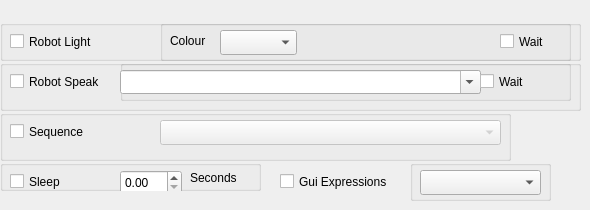
     <widget class="QWidget" name="tab_7">
      <attribute name="title">
       <string>SIgnals and Speech</string>
      </attribute>
      <widget class="QGroupBox" name="UserLocGroupBox_10">
       <property name="geometry">
        <rect>
         <x>0</x>
         <y>20</y>
         <width>581</width>
         <height>41</height>
        </rect>
       </property>
       <property name="font">
        <font>
         <weight>50</weight>
         <bold>false</bold>
        </font>
       </property>
       <property name="alignment">
        <set>Qt::AlignLeading|Qt::AlignLeft|Qt::AlignVCenter</set>
       </property>
       <widget class="QCheckBox" name="robotLightCheckBox">
        <property name="geometry">
         <rect>
          <x>10</x>
          <y>10</y>
          <width>131</width>
          <height>23</height>
         </rect>
        </property>
        <property name="text">
         <string>Robot Light</string>
        </property>
       </widget>
       <widget class="QGroupBox" name="colourGroupBox">
        <property name="geometry">
         <rect>
          <x>160</x>
          <y>0</y>
          <width>411</width>
          <height>41</height>
         </rect>
        </property>
        <property name="title">
         <string/>
        </property>
        <widget class="QComboBox" name="colourComboBox">
         <property name="geometry">
          <rect>
           <x>60</x>
           <y>10</y>
           <width>77</width>
           <height>25</height>
          </rect>
         </property>
        </widget>
        <widget class="QLabel" name="label_14">
         <property name="geometry">
          <rect>
           <x>10</x>
           <y>10</y>
           <width>41</width>
           <height>21</height>
          </rect>
         </property>
         <property name="text">
          <string>Colour</string>
         </property>
        </widget>
        <widget class="QCheckBox" name="colourWaitCheckBox">
         <property name="geometry">
          <rect>
           <x>340</x>
           <y>10</y>
           <width>61</width>
           <height>23</height>
          </rect>
         </property>
         <property name="text">
          <string>Wait  </string>
         </property>
        </widget>
       </widget>
      </widget>
      <widget class="QGroupBox" name="UserLocGroupBox_11">
       <property name="geometry">
        <rect>
         <x>0</x>
         <y>60</y>
         <width>581</width>
         <height>51</height>
        </rect>
       </property>
       <property name="font">
        <font>
         <weight>50</weight>
         <bold>false</bold>
        </font>
       </property>
       <property name="alignment">
        <set>Qt::AlignLeading|Qt::AlignLeft|Qt::AlignVCenter</set>
       </property>
       <widget class="QCheckBox" name="robotSpeakCheckBox">
        <property name="geometry">
         <rect>
          <x>10</x>
          <y>10</y>
          <width>131</width>
          <height>23</height>
         </rect>
        </property>
        <property name="text">
         <string>Robot Speak</string>
        </property>
       </widget>
       <widget class="QGroupBox" name="speakGroupBox">
        <property name="geometry">
         <rect>
          <x>120</x>
          <y>0</y>
          <width>451</width>
          <height>41</height>
         </rect>
        </property>
        <property name="title">
         <string/>
        </property>
        <widget class="QComboBox" name="speakComboBox">
         <property name="geometry">
          <rect>
           <x>0</x>
           <y>10</y>
           <width>361</width>
           <height>24</height>
          </rect>
         </property>
         <property name="editable">
          <bool>true</bool>
         </property>
        </widget>
        <widget class="QCheckBox" name="speakWaitCheckBox">
         <property name="geometry">
          <rect>
           <x>360</x>
           <y>10</y>
           <width>61</width>
           <height>23</height>
          </rect>
         </property>
         <property name="text">
          <string>Wait  </string>
         </property>
        </widget>
       </widget>
      </widget>
      <widget class="QGroupBox" name="UserLocGroupBox_13">
       <property name="geometry">
        <rect>
         <x>0</x>
         <y>110</y>
         <width>511</width>
         <height>51</height>
        </rect>
       </property>
       <property name="font">
        <font>
         <weight>50</weight>
         <bold>false</bold>
        </font>
       </property>
       <property name="alignment">
        <set>Qt::AlignLeading|Qt::AlignLeft|Qt::AlignVCenter</set>
       </property>
       <widget class="QCheckBox" name="actionSequenceCheckBox">
        <property name="geometry">
         <rect>
          <x>10</x>
          <y>10</y>
          <width>131</width>
          <height>23</height>
         </rect>
        </property>
        <property name="text">
         <string>Sequence</string>
        </property>
       </widget>
       <widget class="QComboBox" name="actionSequenceComboBox">
        <property name="enabled">
         <bool>false</bool>
        </property>
        <property name="geometry">
         <rect>
          <x>160</x>
          <y>10</y>
          <width>341</width>
          <height>25</height>
         </rect>
        </property>
       </widget>
      </widget>
      <widget class="QGroupBox" name="UserLocGroupBox_12">
       <property name="geometry">
        <rect>
         <x>0</x>
         <y>160</y>
         <width>261</width>
         <height>31</height>
        </rect>
       </property>
       <property name="font">
        <font>
         <weight>50</weight>
         <bold>false</bold>
        </font>
       </property>
       <property name="alignment">
        <set>Qt::AlignLeading|Qt::AlignLeft|Qt::AlignVCenter</set>
       </property>
       <widget class="QCheckBox" name="robotDelayCheckBox">
        <property name="geometry">
         <rect>
          <x>10</x>
          <y>10</y>
          <width>81</width>
          <height>23</height>
         </rect>
        </property>
        <property name="text">
         <string>Sleep</string>
        </property>
       </widget>
       <widget class="QLabel" name="label_2">
        <property name="geometry">
         <rect>
          <x>190</x>
          <y>10</y>
          <width>56</width>
          <height>15</height>
         </rect>
        </property>
        <property name="text">
         <string>Seconds</string>
        </property>
       </widget>
       <widget class="QDoubleSpinBox" name="robotDelaySpinBox">
        <property name="geometry">
         <rect>
          <x>120</x>
          <y>10</y>
          <width>62</width>
          <height>25</height>
         </rect>
        </property>
       </widget>
      </widget>
      <widget class="QGroupBox" name="expressionGroupBox">
       <property name="geometry">
        <rect>
         <x>410</x>
         <y>160</y>
         <width>141</width>
         <height>41</height>
        </rect>
       </property>
       <property name="font">
        <font>
         <weight>50</weight>
         <bold>false</bold>
        </font>
       </property>
       <property name="alignment">
        <set>Qt::AlignLeading|Qt::AlignLeft|Qt::AlignVCenter</set>
       </property>
       <widget class="QComboBox" name="expressionComboBox">
        <property name="geometry">
         <rect>
          <x>10</x>
          <y>10</y>
          <width>121</width>
          <height>25</height>
         </rect>
        </property>
       </widget>
      </widget>
      <widget class="QCheckBox" name="robotExpressionCheckBox">
       <property name="geometry">
        <rect>
         <x>280</x>
         <y>170</y>
         <width>131</width>
         <height>23</height>
        </rect>
       </property>
       <property name="text">
        <string>Gui Expressions</string>
       </property>
      </widget>
     </widget>
